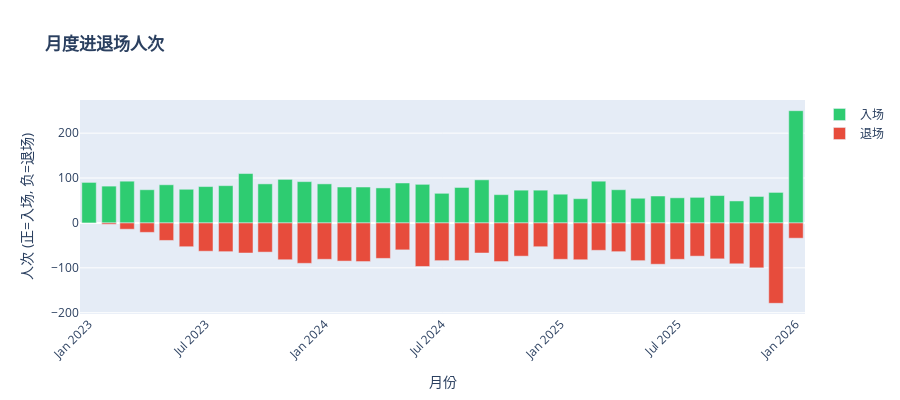

The cell this chart's notebook holds for it:
### Markdown cell above
## 6. 动态模型: 人员进退场流水

### 模型设计

采用"动态快照"模型，支持任意时间点的在场人数查询：

- **累计入场**: 项目周期内所有入场记录
- **累计退场**: 建设完成后逐步离场
- **净在场**: 入场 - 退场 = 当前在场人数

镜像柱状图(正值入场/负值退场)直观展示人员流动情况。

### Code cell
# 进退场趋势
df_entry_exit['日期'] = pd.to_datetime(df_entry_exit['日期'])
df_entry_exit['月份'] = df_entry_exit['日期'].dt.to_period('M').astype(str)

# 按月统计进退场
monthly_trend = df_entry_exit.groupby(['月份', '类型']).size().unstack(fill_value=0)

fig = go.Figure()

fig.add_trace(go.Bar(
    x=monthly_trend.index,
    y=monthly_trend.get('入场', [0]*len(monthly_trend)),
    name='入场',
    marker_color='#2ecc71'
))

fig.add_trace(go.Bar(
    x=monthly_trend.index,
    y=-monthly_trend.get('退场', [0]*len(monthly_trend)),  # 负值显示在下方
    name='退场',
    marker_color='#e74c3c'
))

fig.update_layout(
    title='<b>月度进退场人次</b>',
    xaxis_title='月份',
    yaxis_title='人次 (正=入场, 负=退场)',
    barmode='relative',
    height=400,
    xaxis_tickangle=-45
)

fig.show()

### Figure 1 — Plotly figure (JSON) as saved in the notebook; plotly's stock layout.template omitted (floating-point values rounded to 4 significant figures)
{"data": [{"marker": {"color": "#2ecc71"}, "name": "入场", "type": "bar", "x": ["2023-01", "2023-02", "2023-03", "2023-04", "2023-05", "2023-06", "2023-07", "2023-08", "2023-09", "2023-10", "2023-11", "2023-12", "2024-01", "2024-02", "2024-03", "2024-04", "2024-05", "2024-06", "2024-07", "2024-08", "2024-09", "2024-10", "2024-11", "2024-12", "2025-01", "2025-02", "2025-03", "2025-04", "2025-05", "2025-06", "2025-07", "2025-08", "2025-09", "2025-10", "2025-11", "2025-12", "2026-01"], "y": [91, 82, 93, 74, 85, 75, 81, 83, 110, 87, 97, 92, 87, 80, 80, 78, 89, 86, 66, 79, 96, 63, 73, 73, 64, 54, 93, 74, 55, 60, 56, 57, 61, 49, 59, 68, 250]}, {"marker": {"color": "#e74c3c"}, "name": "退场", "type": "bar", "x": ["2023-01", "2023-02", "2023-03", "2023-04", "2023-05", "2023-06", "2023-07", "2023-08", "2023-09", "2023-10", "2023-11", "2023-12", "2024-01", "2024-02", "2024-03", "2024-04", "2024-05", "2024-06", "2024-07", "2024-08", "2024-09", "2024-10", "2024-11", "2024-12", "2025-01", "2025-02", "2025-03", "2025-04", "2025-05", "2025-06", "2025-07", "2025-08", "2025-09", "2025-10", "2025-11", "2025-12", "2026-01"], "y": [0, -3, -14, -21, -39, -53, -63, -64, -67, -65, -82, -90, -81, -85, -86, -79, -60, -97, -84, -84, -67, -86, -74, -53, -81, -82, -61, -64, -84, -92, -81, -74, -80, -91, -100, -179, -34]}], "layout": {"barmode": "relative", "height": 400, "title": {"text": "<b>月度进退场人次</b>"}, "xaxis": {"tickangle": -45, "title": {"text": "月份"}}, "yaxis": {"title": {"text": "人次 (正=入场, 负=退场)"}}}}
